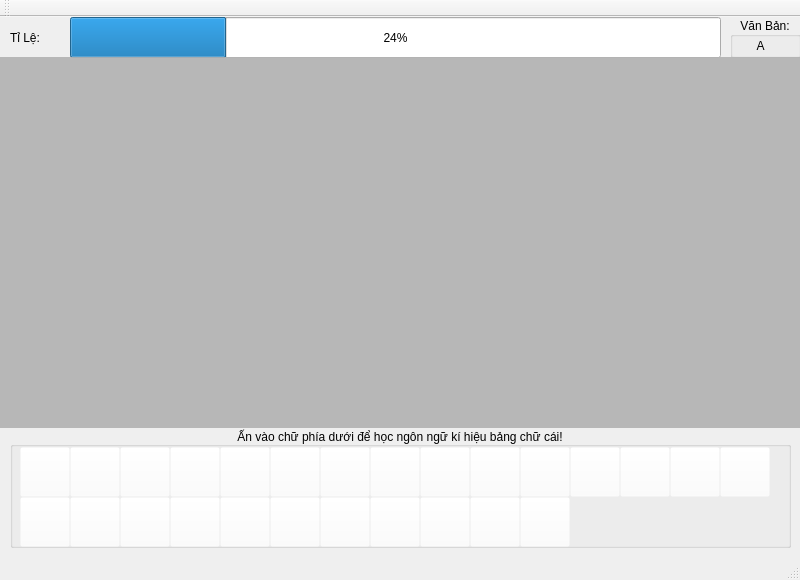
<?xml version="1.0" encoding="UTF-8"?>
<ui version="4.0">
 <class>MainWindow</class>
 <widget class="QMainWindow" name="MainWindow">
  <property name="geometry">
   <rect>
    <x>0</x>
    <y>0</y>
    <width>800</width>
    <height>580</height>
   </rect>
  </property>
  <property name="windowTitle">
   <string>MainWindow</string>
  </property>
  <property name="autoFillBackground">
   <bool>false</bool>
  </property>
  <property name="iconSize">
   <size>
    <width>30</width>
    <height>30</height>
   </size>
  </property>
  <widget class="QWidget" name="centralwidget">
   <widget class="QLabel" name="label_tutorialView">
    <property name="geometry">
     <rect>
      <x>480</x>
      <y>150</y>
      <width>301</width>
      <height>191</height>
     </rect>
    </property>
    <property name="styleSheet">
     <string notr="true">background-color: transparent;</string>
    </property>
    <property name="text">
     <string/>
    </property>
    <property name="alignment">
     <set>Qt::AlignCenter</set>
    </property>
   </widget>
   <widget class="QLabel" name="label_camView">
    <property name="geometry">
     <rect>
      <x>0</x>
      <y>40</y>
      <width>801</width>
      <height>371</height>
     </rect>
    </property>
    <property name="styleSheet">
     <string notr="true">background-color: rgba(180,180,180,0.6);</string>
    </property>
    <property name="text">
     <string/>
    </property>
   </widget>
   <widget class="QPushButton" name="button_B">
    <property name="geometry">
     <rect>
      <x>70</x>
      <y>430</y>
      <width>50</width>
      <height>50</height>
     </rect>
    </property>
    <property name="autoFillBackground">
     <bool>false</bool>
    </property>
    <property name="styleSheet">
     <string notr="true">background-color: rgba(255, 255, 255, 0);</string>
    </property>
    <property name="text">
     <string/>
    </property>
   </widget>
   <widget class="QPushButton" name="button_C">
    <property name="geometry">
     <rect>
      <x>120</x>
      <y>430</y>
      <width>50</width>
      <height>50</height>
     </rect>
    </property>
    <property name="autoFillBackground">
     <bool>false</bool>
    </property>
    <property name="styleSheet">
     <string notr="true">background-color: rgba(255, 255, 255, 0);</string>
    </property>
    <property name="text">
     <string/>
    </property>
   </widget>
   <widget class="QPushButton" name="button_D">
    <property name="geometry">
     <rect>
      <x>170</x>
      <y>430</y>
      <width>50</width>
      <height>50</height>
     </rect>
    </property>
    <property name="autoFillBackground">
     <bool>false</bool>
    </property>
    <property name="styleSheet">
     <string notr="true">background-color: rgba(255, 255, 255, 0);</string>
    </property>
    <property name="text">
     <string/>
    </property>
   </widget>
   <widget class="QPushButton" name="button_F">
    <property name="geometry">
     <rect>
      <x>270</x>
      <y>430</y>
      <width>50</width>
      <height>50</height>
     </rect>
    </property>
    <property name="autoFillBackground">
     <bool>false</bool>
    </property>
    <property name="styleSheet">
     <string notr="true">background-color: rgba(255, 255, 255, 0);</string>
    </property>
    <property name="text">
     <string/>
    </property>
   </widget>
   <widget class="QPushButton" name="button_E">
    <property name="geometry">
     <rect>
      <x>220</x>
      <y>430</y>
      <width>50</width>
      <height>50</height>
     </rect>
    </property>
    <property name="autoFillBackground">
     <bool>false</bool>
    </property>
    <property name="styleSheet">
     <string notr="true">background-color: rgba(255, 255, 255, 0);</string>
    </property>
    <property name="text">
     <string/>
    </property>
   </widget>
   <widget class="QPushButton" name="button_G">
    <property name="geometry">
     <rect>
      <x>320</x>
      <y>430</y>
      <width>50</width>
      <height>50</height>
     </rect>
    </property>
    <property name="autoFillBackground">
     <bool>false</bool>
    </property>
    <property name="styleSheet">
     <string notr="true">background-color: rgba(255, 255, 255, 0);</string>
    </property>
    <property name="text">
     <string/>
    </property>
   </widget>
   <widget class="QPushButton" name="button_H">
    <property name="geometry">
     <rect>
      <x>370</x>
      <y>430</y>
      <width>50</width>
      <height>50</height>
     </rect>
    </property>
    <property name="autoFillBackground">
     <bool>false</bool>
    </property>
    <property name="styleSheet">
     <string notr="true">background-color: rgba(255, 255, 255, 0);</string>
    </property>
    <property name="text">
     <string/>
    </property>
   </widget>
   <widget class="QPushButton" name="button_I">
    <property name="geometry">
     <rect>
      <x>420</x>
      <y>430</y>
      <width>50</width>
      <height>50</height>
     </rect>
    </property>
    <property name="autoFillBackground">
     <bool>false</bool>
    </property>
    <property name="styleSheet">
     <string notr="true">background-color: rgba(255, 255, 255, 0);</string>
    </property>
    <property name="text">
     <string/>
    </property>
   </widget>
   <widget class="QPushButton" name="button_Q">
    <property name="geometry">
     <rect>
      <x>70</x>
      <y>480</y>
      <width>50</width>
      <height>50</height>
     </rect>
    </property>
    <property name="autoFillBackground">
     <bool>false</bool>
    </property>
    <property name="styleSheet">
     <string notr="true">background-color: rgba(255, 255, 255, 0);</string>
    </property>
    <property name="text">
     <string/>
    </property>
   </widget>
   <widget class="QPushButton" name="button_S">
    <property name="geometry">
     <rect>
      <x>170</x>
      <y>480</y>
      <width>50</width>
      <height>50</height>
     </rect>
    </property>
    <property name="autoFillBackground">
     <bool>false</bool>
    </property>
    <property name="styleSheet">
     <string notr="true">background-color: rgba(255, 255, 255, 0);</string>
    </property>
    <property name="text">
     <string/>
    </property>
   </widget>
   <widget class="QPushButton" name="button_R">
    <property name="geometry">
     <rect>
      <x>120</x>
      <y>480</y>
      <width>50</width>
      <height>50</height>
     </rect>
    </property>
    <property name="autoFillBackground">
     <bool>false</bool>
    </property>
    <property name="styleSheet">
     <string notr="true">background-color: rgba(255, 255, 255, 0);</string>
    </property>
    <property name="text">
     <string/>
    </property>
   </widget>
   <widget class="QPushButton" name="button_P">
    <property name="geometry">
     <rect>
      <x>20</x>
      <y>480</y>
      <width>50</width>
      <height>50</height>
     </rect>
    </property>
    <property name="autoFillBackground">
     <bool>false</bool>
    </property>
    <property name="styleSheet">
     <string notr="true">background-color: rgba(255, 255, 255, 0);</string>
    </property>
    <property name="text">
     <string/>
    </property>
   </widget>
   <widget class="QPushButton" name="button_J">
    <property name="geometry">
     <rect>
      <x>470</x>
      <y>430</y>
      <width>50</width>
      <height>50</height>
     </rect>
    </property>
    <property name="autoFillBackground">
     <bool>false</bool>
    </property>
    <property name="styleSheet">
     <string notr="true">background-color: rgba(255, 255, 255, 0);</string>
    </property>
    <property name="text">
     <string/>
    </property>
   </widget>
   <widget class="QPushButton" name="button_L">
    <property name="geometry">
     <rect>
      <x>570</x>
      <y>430</y>
      <width>50</width>
      <height>50</height>
     </rect>
    </property>
    <property name="autoFillBackground">
     <bool>false</bool>
    </property>
    <property name="styleSheet">
     <string notr="true">background-color: rgba(255, 255, 255, 0);</string>
    </property>
    <property name="text">
     <string/>
    </property>
   </widget>
   <widget class="QPushButton" name="button_K">
    <property name="geometry">
     <rect>
      <x>520</x>
      <y>430</y>
      <width>50</width>
      <height>50</height>
     </rect>
    </property>
    <property name="autoFillBackground">
     <bool>false</bool>
    </property>
    <property name="styleSheet">
     <string notr="true">background-color: rgba(255, 255, 255, 0);</string>
    </property>
    <property name="text">
     <string/>
    </property>
   </widget>
   <widget class="QPushButton" name="button_N">
    <property name="geometry">
     <rect>
      <x>670</x>
      <y>430</y>
      <width>50</width>
      <height>50</height>
     </rect>
    </property>
    <property name="autoFillBackground">
     <bool>false</bool>
    </property>
    <property name="styleSheet">
     <string notr="true">background-color: rgba(255, 255, 255, 0);</string>
    </property>
    <property name="text">
     <string/>
    </property>
   </widget>
   <widget class="QPushButton" name="button_M">
    <property name="geometry">
     <rect>
      <x>620</x>
      <y>430</y>
      <width>50</width>
      <height>50</height>
     </rect>
    </property>
    <property name="autoFillBackground">
     <bool>false</bool>
    </property>
    <property name="styleSheet">
     <string notr="true">background-color: rgba(255, 255, 255, 0);</string>
    </property>
    <property name="text">
     <string/>
    </property>
   </widget>
   <widget class="QPushButton" name="button_Y">
    <property name="geometry">
     <rect>
      <x>470</x>
      <y>480</y>
      <width>50</width>
      <height>50</height>
     </rect>
    </property>
    <property name="autoFillBackground">
     <bool>false</bool>
    </property>
    <property name="styleSheet">
     <string notr="true">background-color: rgba(255, 255, 255, 0);</string>
    </property>
    <property name="text">
     <string/>
    </property>
   </widget>
   <widget class="QPushButton" name="button_X">
    <property name="geometry">
     <rect>
      <x>420</x>
      <y>480</y>
      <width>50</width>
      <height>50</height>
     </rect>
    </property>
    <property name="autoFillBackground">
     <bool>false</bool>
    </property>
    <property name="styleSheet">
     <string notr="true">background-color: rgba(255, 255, 255, 0);</string>
    </property>
    <property name="text">
     <string/>
    </property>
   </widget>
   <widget class="QPushButton" name="button_W">
    <property name="geometry">
     <rect>
      <x>370</x>
      <y>480</y>
      <width>50</width>
      <height>50</height>
     </rect>
    </property>
    <property name="autoFillBackground">
     <bool>false</bool>
    </property>
    <property name="styleSheet">
     <string notr="true">background-color: rgba(255, 255, 255, 0);</string>
    </property>
    <property name="text">
     <string/>
    </property>
   </widget>
   <widget class="QPushButton" name="button_V">
    <property name="geometry">
     <rect>
      <x>320</x>
      <y>480</y>
      <width>50</width>
      <height>50</height>
     </rect>
    </property>
    <property name="autoFillBackground">
     <bool>false</bool>
    </property>
    <property name="styleSheet">
     <string notr="true">background-color: rgba(255, 255, 255, 0);</string>
    </property>
    <property name="text">
     <string/>
    </property>
   </widget>
   <widget class="QPushButton" name="button_U">
    <property name="geometry">
     <rect>
      <x>270</x>
      <y>480</y>
      <width>50</width>
      <height>50</height>
     </rect>
    </property>
    <property name="autoFillBackground">
     <bool>false</bool>
    </property>
    <property name="styleSheet">
     <string notr="true">background-color: rgba(255, 255, 255, 0);</string>
    </property>
    <property name="text">
     <string/>
    </property>
   </widget>
   <widget class="QPushButton" name="button_T">
    <property name="geometry">
     <rect>
      <x>220</x>
      <y>480</y>
      <width>50</width>
      <height>50</height>
     </rect>
    </property>
    <property name="autoFillBackground">
     <bool>false</bool>
    </property>
    <property name="styleSheet">
     <string notr="true">background-color: rgba(255, 255, 255, 0);</string>
    </property>
    <property name="text">
     <string/>
    </property>
   </widget>
   <widget class="QPushButton" name="button_O">
    <property name="geometry">
     <rect>
      <x>720</x>
      <y>430</y>
      <width>50</width>
      <height>50</height>
     </rect>
    </property>
    <property name="autoFillBackground">
     <bool>false</bool>
    </property>
    <property name="styleSheet">
     <string notr="true">background-color: rgba(255, 255, 255, 0);</string>
    </property>
    <property name="text">
     <string/>
    </property>
   </widget>
   <widget class="QPushButton" name="button_A">
    <property name="geometry">
     <rect>
      <x>20</x>
      <y>430</y>
      <width>50</width>
      <height>50</height>
     </rect>
    </property>
    <property name="autoFillBackground">
     <bool>false</bool>
    </property>
    <property name="styleSheet">
     <string notr="true">background-color: rgba(255, 255, 255, 0);</string>
    </property>
    <property name="text">
     <string/>
    </property>
   </widget>
   <widget class="QPushButton" name="button_Z">
    <property name="geometry">
     <rect>
      <x>520</x>
      <y>480</y>
      <width>50</width>
      <height>50</height>
     </rect>
    </property>
    <property name="autoFillBackground">
     <bool>false</bool>
    </property>
    <property name="styleSheet">
     <string notr="true">background-color: rgba(255, 255, 255, 0);</string>
    </property>
    <property name="text">
     <string/>
    </property>
   </widget>
   <widget class="QProgressBar" name="progressBar">
    <property name="geometry">
     <rect>
      <x>70</x>
      <y>0</y>
      <width>651</width>
      <height>41</height>
     </rect>
    </property>
    <property name="styleSheet">
     <string notr="true"/>
    </property>
    <property name="value">
     <number>24</number>
    </property>
   </widget>
   <widget class="QLabel" name="label_doneTutorial">
    <property name="geometry">
     <rect>
      <x>0</x>
      <y>40</y>
      <width>801</width>
      <height>371</height>
     </rect>
    </property>
    <property name="styleSheet">
     <string notr="true">background-color: rgba(180,180,180,0.9);</string>
    </property>
    <property name="text">
     <string/>
    </property>
    <property name="alignment">
     <set>Qt::AlignCenter</set>
    </property>
   </widget>
   <widget class="QGroupBox" name="groupBox">
    <property name="geometry">
     <rect>
      <x>10</x>
      <y>410</y>
      <width>781</width>
      <height>121</height>
     </rect>
    </property>
    <property name="title">
     <string>Ấn vào chữ phía dưới để học ngôn ngữ kí hiệu bảng chữ cái!</string>
    </property>
    <property name="alignment">
     <set>Qt::AlignCenter</set>
    </property>
   </widget>
   <widget class="QLabel" name="label">
    <property name="geometry">
     <rect>
      <x>10</x>
      <y>0</y>
      <width>51</width>
      <height>41</height>
     </rect>
    </property>
    <property name="text">
     <string>Tỉ Lệ:</string>
    </property>
   </widget>
   <widget class="QGroupBox" name="groupBox_2">
    <property name="geometry">
     <rect>
      <x>730</x>
      <y>0</y>
      <width>71</width>
      <height>41</height>
     </rect>
    </property>
    <property name="title">
     <string>Văn Bản:</string>
    </property>
    <property name="alignment">
     <set>Qt::AlignCenter</set>
    </property>
    <widget class="QLabel" name="label_recognizedText">
     <property name="geometry">
      <rect>
       <x>10</x>
       <y>13</y>
       <width>41</width>
       <height>31</height>
      </rect>
     </property>
     <property name="text">
      <string>A</string>
     </property>
     <property name="alignment">
      <set>Qt::AlignCenter</set>
     </property>
     <property name="wordWrap">
      <bool>false</bool>
     </property>
    </widget>
   </widget>
   <zorder>groupBox</zorder>
   <zorder>label_camView</zorder>
   <zorder>button_B</zorder>
   <zorder>button_C</zorder>
   <zorder>button_D</zorder>
   <zorder>button_F</zorder>
   <zorder>button_E</zorder>
   <zorder>button_G</zorder>
   <zorder>button_H</zorder>
   <zorder>button_I</zorder>
   <zorder>button_Q</zorder>
   <zorder>button_S</zorder>
   <zorder>button_R</zorder>
   <zorder>button_P</zorder>
   <zorder>button_J</zorder>
   <zorder>button_L</zorder>
   <zorder>button_K</zorder>
   <zorder>button_N</zorder>
   <zorder>button_M</zorder>
   <zorder>button_Y</zorder>
   <zorder>button_X</zorder>
   <zorder>button_W</zorder>
   <zorder>button_V</zorder>
   <zorder>button_U</zorder>
   <zorder>button_T</zorder>
   <zorder>button_O</zorder>
   <zorder>button_A</zorder>
   <zorder>button_Z</zorder>
   <zorder>progressBar</zorder>
   <zorder>label</zorder>
   <zorder>groupBox_2</zorder>
   <zorder>label_tutorialView</zorder>
   <zorder>label_doneTutorial</zorder>
  </widget>
  <widget class="QMenuBar" name="menubar">
   <property name="geometry">
    <rect>
     <x>0</x>
     <y>0</y>
     <width>800</width>
     <height>22</height>
    </rect>
   </property>
  </widget>
  <widget class="QStatusBar" name="statusbar"/>
  <widget class="QToolBar" name="toolBar">
   <property name="windowTitle">
    <string>toolBar</string>
   </property>
   <attribute name="toolBarArea">
    <enum>TopToolBarArea</enum>
   </attribute>
   <attribute name="toolBarBreak">
    <bool>false</bool>
   </attribute>
  </widget>
 </widget>
 <resources/>
 <connections/>
</ui>
